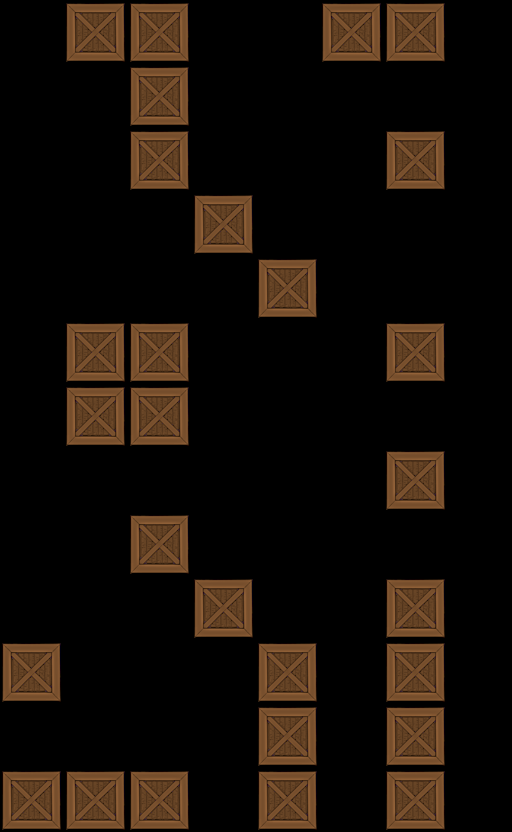

Below is a game level as drawn by its tile map, then a one-line description and the .tmx that defines it (tile-layer data replaced by summaries):
An orthogonal 8x13 tile map with 64x64 px tiles, 1 tile layer (Tile Layer 1).

<map version="1.0" orientation="orthogonal" width="8" height="13" tilewidth="64" tileheight="64">
 <tileset firstgid="1" name="crate" tilewidth="64" tileheight="64">
  <image source="../../crate.png" width="64" height="64" />
 </tileset>
 <layer name="Tile Layer 1" width="8" height="13">
  <data>[104 cells, 28 non-empty, 1 distinct tile ids]</data>
 </layer>
</map>
